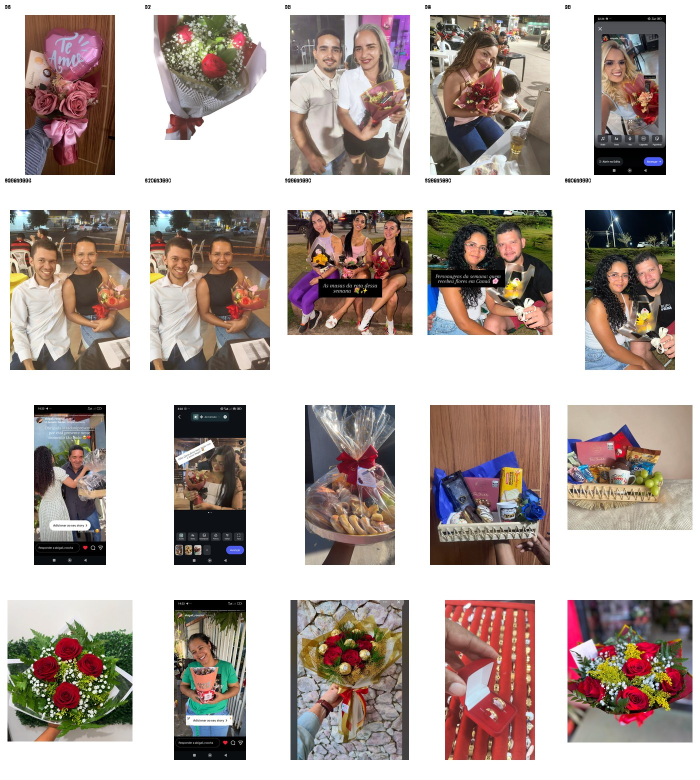
#> input picture .tmp-fotos-adicionais-contato.jpg, 1400 x 1560 px (shown at 1/2 size)
$ python convert_single_image.py ../.tmp-fotos-adicionais-contato.jpg
#> lines starting #> are read from the running program, lines starting #| are printed output that depends on the picture
"""
convert_single_image.py

Usage:
  python convert_single_image.py "path/to/CESTA NA BANDEJA.png" --outdir ../assets/optimized/products/responsive --basename cesta-na-bandeja

This script creates webp and resized images (480, 720, 1080 widths) using Pillow.
It preserves aspect ratio and saves files named like: cesta-na-bandeja-480.webp

Dependencies:
  pip install pillow

Note: run from the repository root or adjust paths accordingly.
"""
from PIL import Image
import os
import sys
import argparse

SIZES = [480, 720, 1080]
QUALITY = 80


def ensure_dir(path):
    os.makedirs(path, exist_ok=True)


def convert(input_path, outdir, basename):
#> called with input_path = '../.tmp-fotos-adicionais-contato.jpg', outdir = '../assets/optimized/products/responsive', basename = 'image'
    ensure_dir(outdir)
    with Image.open(input_path) as im:
#> im is the input picture: PIL image 1400x1560 RGB; mean R, G, B 183, 170.9, 165.6
        im = im.convert("RGBA")
#> im: PIL image 1400x1560 RGBA
        w, h = im.size
#> w = 1400; h = 1560
        # Save original as webp
        out_full = os.path.join(outdir, f"{basename}.webp")
        im.save(out_full, format="WEBP", quality=QUALITY)
        print("Saved:", out_full)
        for sw in SIZES:
            if sw >= w:
                # skip upscaling, but still create copy at original size if needed
                target_w = w
            else:
                target_w = sw
            target_h = int(h * (target_w / w))
            resized = im.resize((target_w, target_h), Image.LANCZOS)
            out_path = os.path.join(outdir, f"{basename}-{target_w}.webp")
            resized.save(out_path, format="WEBP", quality=QUALITY)
            print("Saved:", out_path)
#> this loop made 3 passes
#> pass 1, in convert, `resized = im.resize((target_w, target_h), Image.LANCZOS)`:
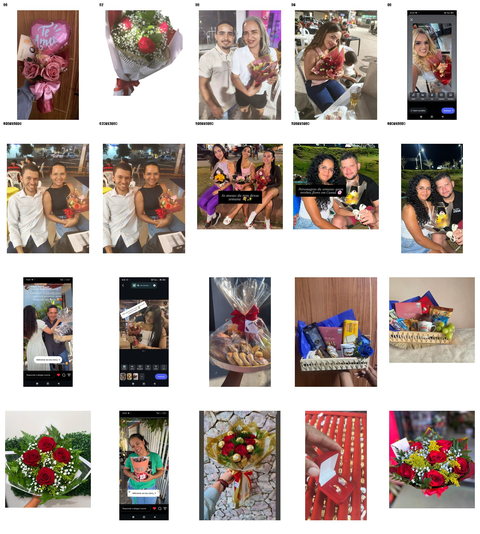
#> resized: PIL image 480x534 RGBA; mean R, G, B, A 182.9, 170.7, 165.5, 255
#> pass 2, in convert, `resized = im.resize((target_w, target_h), Image.LANCZOS)`:
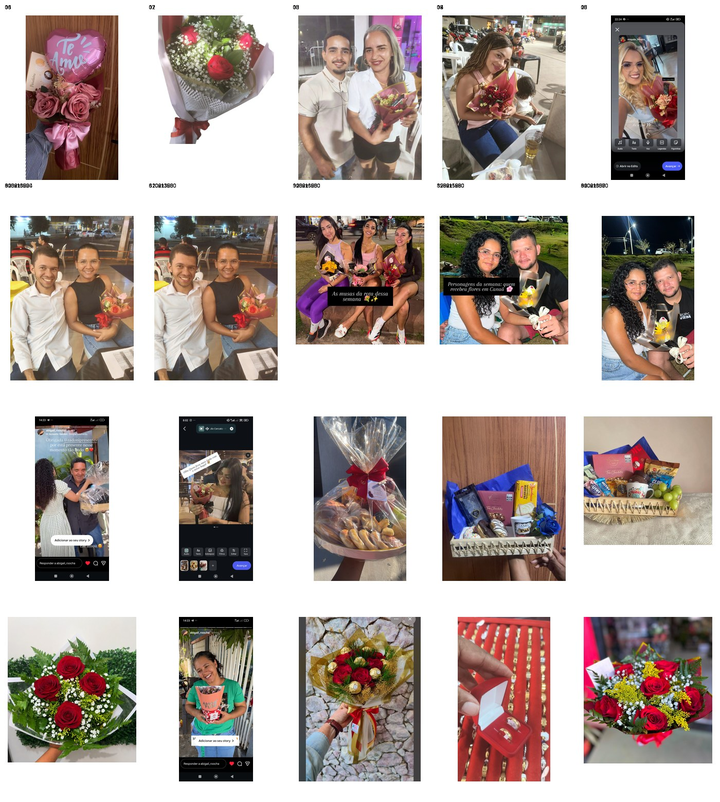
#> resized: PIL image 720x802 RGBA; mean R, G, B, A 182.9, 170.7, 165.5, 255
#> pass 3, in convert, `resized = im.resize((target_w, target_h), Image.LANCZOS)`:
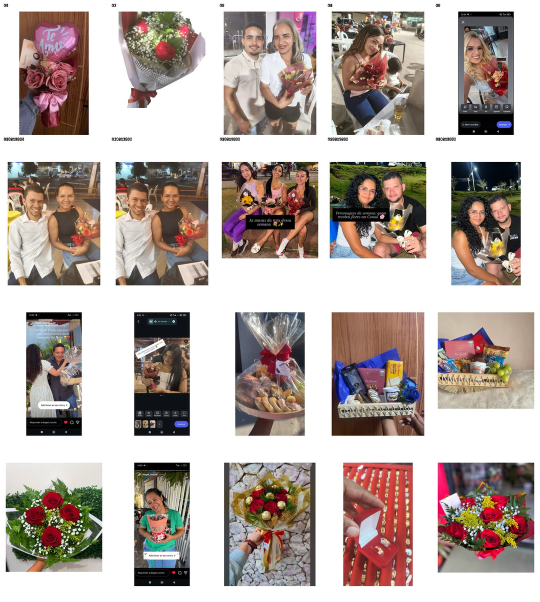
#> resized: PIL image 1080x1203 RGBA (shown at 1/2 size); mean R, G, B, A 182.9, 170.7, 165.5, 255


if __name__ == '__main__':
    parser = argparse.ArgumentParser(description='Convert image to responsive WebP files')
    parser.add_argument('input', help='Input image path')
    parser.add_argument('--outdir', default='../assets/optimized/products/responsive', help='Output directory')
    parser.add_argument('--basename', default='image', help='Base filename for outputs')
    args = parser.parse_args()
    convert(args.input, args.outdir, args.basename)

$ run again, on .tmp-fotos-tratadas-contato.jpg
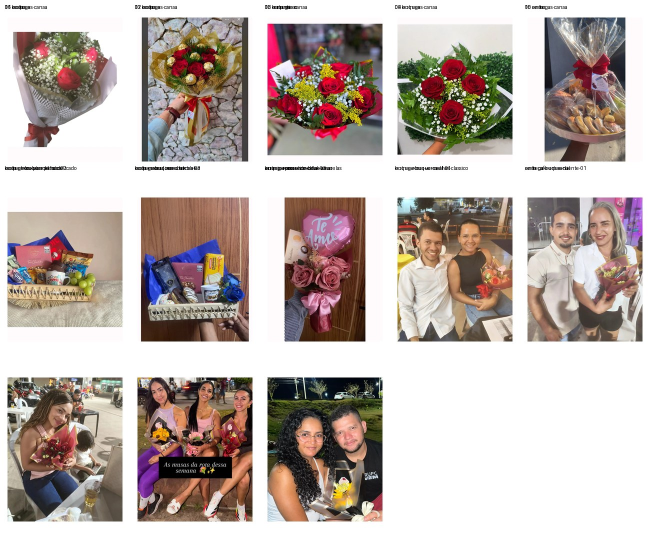
#> input picture .tmp-fotos-tratadas-contato.jpg, 1300 x 1080 px (shown at 1/2 size)
#> in convert, im is the input picture: PIL image 1300x1080 RGB; mean R, G, B 189.3, 177.5, 172
#> im: PIL image 1300x1080 RGBA
#> the loop in convert, `for sw in SIZES:` made 3 passes
#> pass 1, in convert, `resized = im.resize((target_w, target_h), Image.LANCZOS)`:
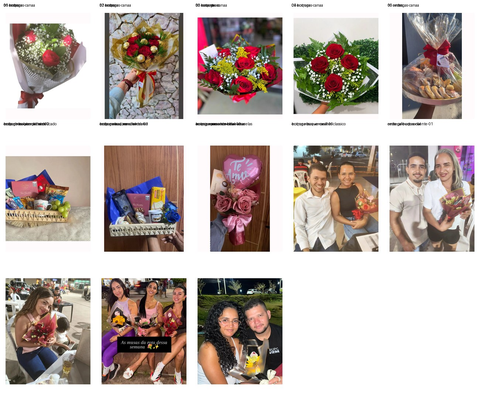
#> resized: PIL image 480x398 RGBA; mean R, G, B, A 189.2, 177.3, 171.9, 255
#> pass 3, in convert, `resized = im.resize((target_w, target_h), Image.LANCZOS)`:
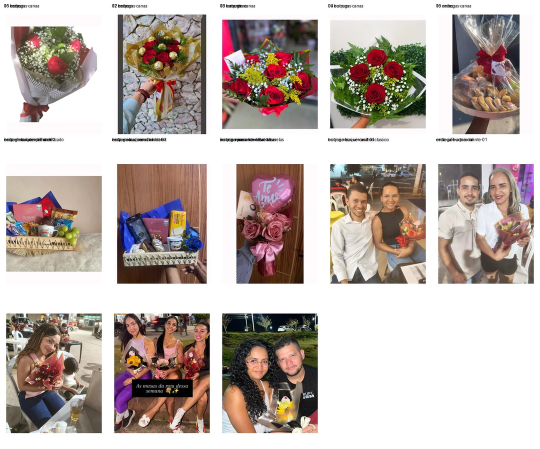
#> resized: PIL image 1080x897 RGBA (shown at 1/2 size); mean R, G, B, A 189.2, 177.4, 172, 255
